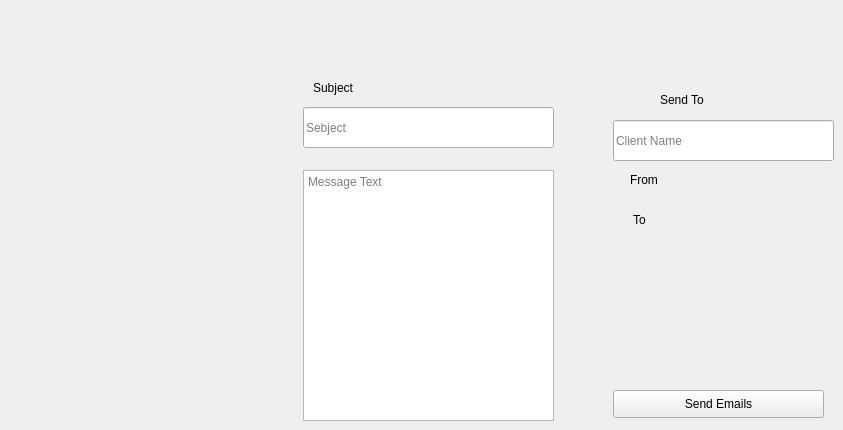
           <widget class="QWidget" name="tab_10">
            <attribute name="title">
             <string>Specail Message</string>
            </attribute>
            <widget class="QLabel" name="label_102">
             <property name="geometry">
              <rect>
               <x>630</x>
               <y>170</y>
               <width>101</width>
               <height>20</height>
              </rect>
             </property>
             <property name="text">
              <string>From</string>
             </property>
            </widget>
            <widget class="QLabel" name="label_103">
             <property name="geometry">
              <rect>
               <x>633</x>
               <y>210</y>
               <width>101</width>
               <height>20</height>
              </rect>
             </property>
             <property name="text">
              <string>To </string>
             </property>
            </widget>
            <widget class="QLineEdit" name="lineEdit_57">
             <property name="geometry">
              <rect>
               <x>613</x>
               <y>120</y>
               <width>221</width>
               <height>41</height>
              </rect>
             </property>
             <property name="placeholderText">
              <string>Client Name</string>
             </property>
            </widget>
            <widget class="QPushButton" name="pushButton_20">
             <property name="geometry">
              <rect>
               <x>613</x>
               <y>390</y>
               <width>211</width>
               <height>28</height>
              </rect>
             </property>
             <property name="text">
              <string>Send Emails</string>
             </property>
            </widget>
            <widget class="QLabel" name="label_100">
             <property name="geometry">
              <rect>
               <x>313</x>
               <y>80</y>
               <width>58</width>
               <height>16</height>
              </rect>
             </property>
             <property name="text">
              <string>Subject</string>
             </property>
            </widget>
            <widget class="QLineEdit" name="lineEdit_56">
             <property name="geometry">
              <rect>
               <x>303</x>
               <y>107</y>
               <width>251</width>
               <height>41</height>
              </rect>
             </property>
             <property name="placeholderText">
              <string>Sebject</string>
             </property>
            </widget>
            <widget class="QPlainTextEdit" name="plainTextEdit_2">
             <property name="geometry">
              <rect>
               <x>303</x>
               <y>170</y>
               <width>251</width>
               <height>251</height>
              </rect>
             </property>
             <property name="placeholderText">
              <string>Message Text</string>
             </property>
            </widget>
            <widget class="QLabel" name="label_101">
             <property name="geometry">
              <rect>
               <x>660</x>
               <y>90</y>
               <width>101</width>
               <height>20</height>
              </rect>
             </property>
             <property name="text">
              <string>Send To </string>
             </property>
            </widget>
           </widget>
